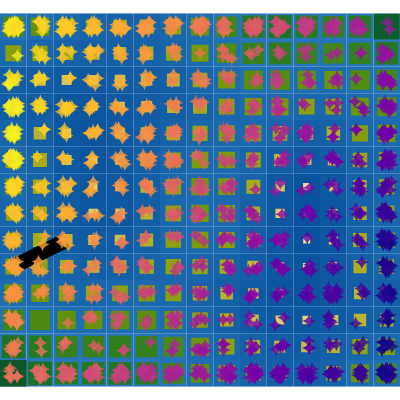

The cell this chart's notebook holds for it:
### Code cell
fig5 = basin.pond() \
    .pad_layer(gap="nogap") \
    .rhizome_layer(violations_only=True) \
    .attraction_layer(X_scaled, marker=dict(color=y, colorscale="plasma", symbol="star-diamond", opacity=.8), name="Projection of training data colored by Manifold position") \
    .visualize(**plot_args);
